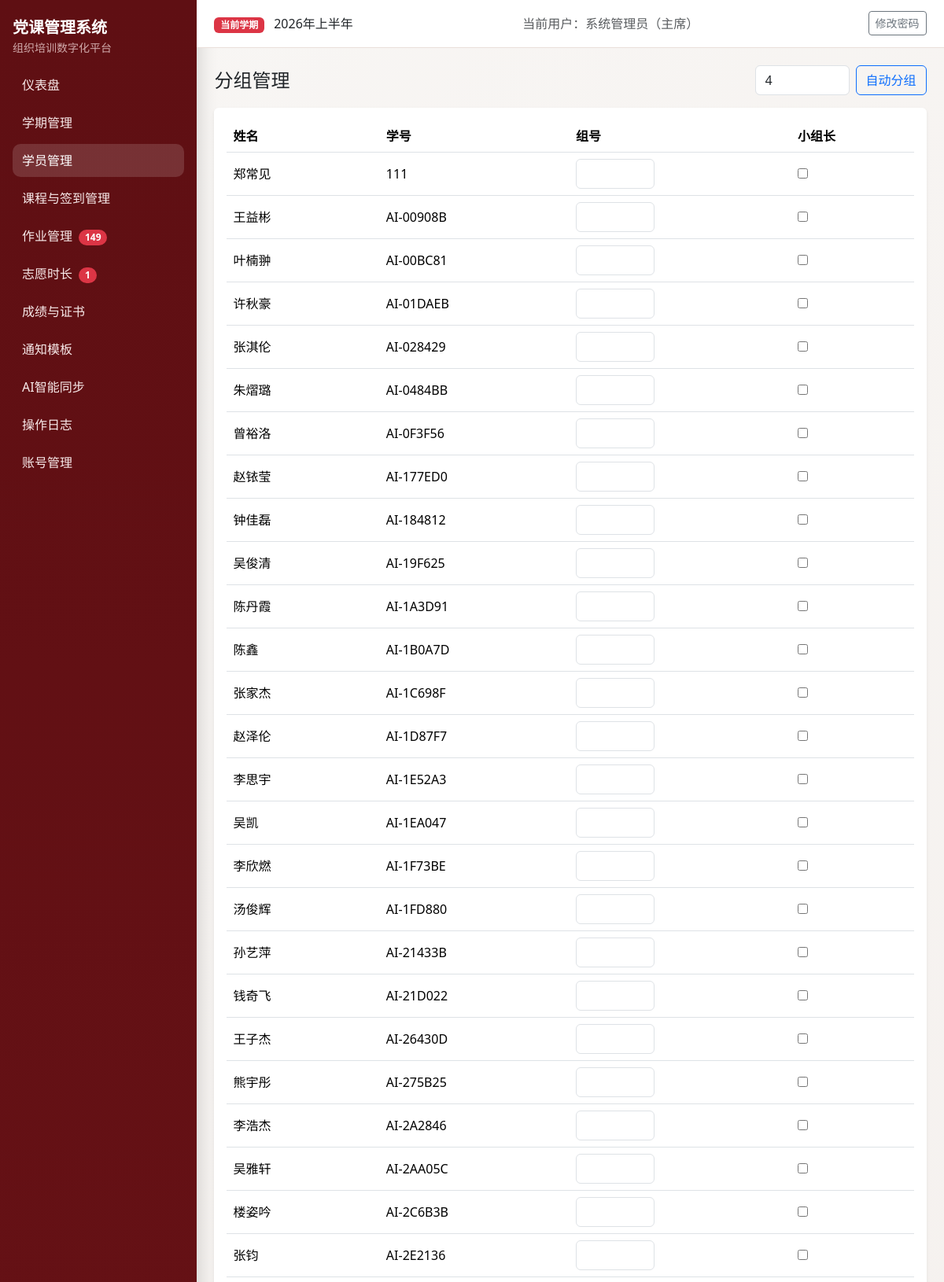
The app's page /students/grouping (signed in, upper part) with its own data.
### models.py (models this page shows, shortened)
class Semester(db.Model):
    __tablename__ = "semesters"
    id = db.Column(db.Integer, primary_key=True)
    name = db.Column(db.String(100), nullable=False)
    period_code = db.Column(db.String(20), nullable=True)
    period_positive = db.Column(db.String(20), nullable=True)
    period_development = db.Column(db.String(20), nullable=True)
    period_probationary = db.Column(db.String(20), nullable=True)
    year = db.Column(db.Integer, nullable=False)
    status = db.Column(db.String(20), nullable=False, default="active")
    exam_weight = db.Column(db.Integer, nullable=False, default=40)
    attendance_weight = db.Column(db.Integer, nullable=False, default=30)
    assignment_weight = db.Column(db.Integer, nullable=False, default=20)
    volunteer_weight = db.Column(db.Integer, nullable=False, default=10)
    pass_threshold = db.Column(db.Float, nullable=False, default=60.0)
    volunteer_target_hours = db.Column(db.Float, nullable=False, default=0.0)
    min_attendance_sessions = db.Column(db.Integer, nullable=False, default=2)
    created_at = db.Column(db.DateTime, default=datetime.utcnow, nullable=False)
    students = db.relationship("Student", back_populates="semester", cascade="all, delete-orphan")
    course_sessions = db.relationship("CourseSession", back_populates="semester", cascade="all, delete-orphan")
    assignments = db.relationship("Assignment", back_populates="semester", cascade="all, delete-orphan")
    volunteer_records = db.relationship(
        "VolunteerRecord", back_populates="semester", cascade="all, delete-orphan"
    )
    exam_records = db.relationship("ExamRecord", back_populates="semester", cascade="all, delete-orphan")
    final_scores = db.relationship("FinalScore", back_populates="semester", cascade="all, delete-orphan")

class User(UserMixin, db.Model):
    __tablename__ = "users"
    id = db.Column(db.Integer, primary_key=True)
    username = db.Column(db.String(80), unique=True, nullable=False, index=True)
    password_hash = db.Column(db.String(255), nullable=False)
    role = db.Column(db.String(20), nullable=False, default="staff")
    real_name = db.Column(db.String(80), nullable=True)
    created_at = db.Column(db.DateTime, default=datetime.utcnow, nullable=False)

class Student(db.Model):
    __tablename__ = "students"
    __table_args__ = (
        db.UniqueConstraint("semester_id", "student_id", "stage", name="uq_student_semester_student_stage"),
    )
    id = db.Column(db.Integer, primary_key=True)
    semester_id = db.Column(db.Integer, db.ForeignKey("semesters.id"), nullable=False, index=True)
    name = db.Column(db.String(80), nullable=False)
    student_id = db.Column(db.String(50), nullable=False)
    department = db.Column(db.String(120), nullable=True)
    stage = db.Column(db.String(20), nullable=False)
    contact = db.Column(db.String(120), nullable=True)
    group_number = db.Column(db.Integer, nullable=True)
    is_group_leader = db.Column(db.Boolean, nullable=False, default=False)
    status = db.Column(db.String(20), nullable=False, default="在读")
    disqualified_reason = db.Column(db.String(255), nullable=True)
    semester = db.relationship("Semester", back_populates="students")
    attendances = db.relationship("Attendance", back_populates="student", cascade="all, delete-orphan")
    assignments = db.relationship("Assignment", back_populates="student", cascade="all, delete-orphan")
    volunteer_records = db.relationship(
        "VolunteerRecord", back_populates="student", cascade="all, delete-orphan"
    )
    exam_records = db.relationship("ExamRecord", back_populates="student", cascade="all, delete-orphan")
    final_scores = db.relationship("FinalScore", back_populates="student", cascade="all, delete-orphan")

### blueprints/students.py (the view, shortened to what this page needs)
@students_bp.route("/grouping", methods=["GET", "POST"])
@login_required
def grouping():
	semester = _require_semester_redirect()
	if semester is None:
		return redirect(url_for("semester_bp.list_semesters"))
	students = Student.query.filter_by(semester_id=semester.id).order_by(Student.student_id.asc()).all()
	return render_template("students/grouping.html", students=students)

### authz.py (called while the page is built)
def normalize_role(role: str | None) -> str:
    value = (role or "staff").strip().lower()
    if value not in ROLE_LABELS:
        return "staff"
    return value

def role_label(role: str | None) -> str:
    return ROLE_LABELS.get(normalize_role(role), "干事")

def can_view_logs(role: str | None) -> bool:
    return normalize_role(role) in {"admin", "minister"}

def can_manage_accounts(role: str | None) -> bool:
    return normalize_role(role) == "admin"

def can_edit_notification_templates(role: str | None) -> bool:
    return normalize_role(role) in {"admin", "minister"}

### blueprints/students.py (called while the page is built)
def get_current_semester():
	return Semester.query.filter_by(status="active").order_by(Semester.id.desc()).first()

def _require_semester_redirect():
	semester = get_current_semester()
	if not semester:
		flash("请先在学期管理中激活一个学期。", "warning")
		return None
	return semester

### templates/students/grouping.html (shortened to what this page needs)
{% extends "base.html" %}
{% block content %}
<div class="d-flex justify-content-between align-items-center mb-3">
  <h1 class="h4 mb-0">分组管理</h1>
  <form method="post" class="d-flex gap-2 align-items-center">
    <input class="form-control" style="width:120px" name="group_count" type="number" min="1" value="4">
    <button class="btn btn-outline-primary">自动分组</button>
  </form>
</div>
<form method="post" class="card border-0 shadow-sm">
  <div class="card-body table-responsive">
    <table class="table align-middle">
      <thead><tr><th>姓名</th><th>学号</th><th>组号</th><th>小组长</th></tr></thead>
      <tbody>
        {% for s in students %}
        <tr>
          <td>{{ s.name }}</td>
          <td>{{ s.student_id }}</td>
          <td><input class="form-control" style="width:100px" type="number" min="1" name="group_{{ s.id }}" value="{{ s.group_number or '' }}"></td>
          <td><input type="checkbox" name="leader_{{ s.id }}" {% if s.is_group_leader %}checked{% endif %}></td>
        </tr>
        {% endfor %}
      </tbody>
    </table>
  </div>
</form>
{% endblock %}

### templates/base.html (shortened to what this page needs)
<!doctype html>
<html lang="zh-CN">
<head>
  <link href="https://cdn.jsdelivr.net/npm/bootstrap@5.3.3/dist/css/bootstrap.min.css" rel="stylesheet">
</head>
<body>
  {% if current_user.is_authenticated %}
  {% set endpoint = request.endpoint or '' %}
  {% set bp = request.blueprint or '' %}
  <div class="layout">
    <aside class="sidebar d-flex flex-column">
      <div class="mb-3">
        <div class="fw-bold fs-5 text-white">党课管理系统</div>
        <div class="small opacity-75">组织培训数字化平台</div>
      </div>
      <nav class="nav flex-column mb-3">
        <a class="nav-link {% if endpoint == 'auth_bp.dashboard' %}active{% endif %}" href="{{ url_for('auth_bp.dashboard') }}">仪表盘</a>
        <a class="nav-link {% if bp == 'semester_bp' %}active{% endif %}" href="{{ url_for('semester_bp.list_semesters') }}">学期管理</a>
        <a class="nav-link {% if bp == 'students_bp' %}active{% endif %}" href="{{ url_for('students_bp.list_students') }}">学员管理</a>
        <a class="nav-link {% if bp in ['courses_bp', 'attendance_bp'] %}active{% endif %}" href="{{ url_for('courses_bp.list_courses') }}">课程与签到管理</a>
        <a class="nav-link {% if bp == 'assignments_bp' %}active{% endif %}" href="{{ url_for('assignments_bp.assignments_overview') }}">作业管理
          {% if pending_assignment_students > 0 %}
            <span class="badge rounded-pill text-bg-danger ms-1">{{ pending_assignment_students }}</span>
          {% endif %}
        </a>
        <a class="nav-link {% if bp == 'volunteers_bp' %}active{% endif %}" href="{{ url_for('volunteers_bp.volunteer_overview') }}">志愿时长
          {% if pending_volunteer_records > 0 %}
            <span class="badge rounded-pill text-bg-danger ms-1">{{ pending_volunteer_records }}</span>
          {% endif %}
        </a>
        <a class="nav-link {% if bp == 'scores_bp' %}active{% endif %}" href="{{ url_for('scores_bp.result_overview') }}">成绩与证书</a>
        <a class="nav-link {% if bp == 'notifications_bp' %}active{% endif %}" href="{{ url_for('notifications_bp.template_list') }}">通知模板</a>
        <a class="nav-link {% if bp == 'ai_tools_bp' %}active{% endif %}" href="{{ url_for('ai_tools_bp.index') }}">AI智能同步</a>
        {% if can_view_logs %}
        <a class="nav-link {% if endpoint == 'auth_bp.operation_logs' %}active{% endif %}" href="{{ url_for('auth_bp.operation_logs') }}">操作日志</a>
        {% endif %}
        {% if can_manage_accounts %}
        <a class="nav-link {% if endpoint == 'auth_bp.account_list' %}active{% endif %}" href="{{ url_for('auth_bp.account_list') }}">账号管理</a>
        {% endif %}
      </nav>
    </aside>
    <div class="content-wrap">
      <header class="topbar">
        <div>
          <span class="badge text-bg-danger">当前学期</span>
          <span class="ms-2">{{ current_semester.name if current_semester else '未设置激活学期' }}</span>
        </div>
        <div class="text-muted">当前用户：{{ current_user.real_name or current_user.username }}（{{ current_user_role_label }}）</div>
        <div>
          <a class="btn btn-sm btn-outline-secondary" href="{{ url_for('auth_bp.change_password') }}">修改密码</a>
        </div>
      </header>
      <main class="page-content">
        {% block content %}{% endblock %}
      </main>
    </div>
  </div>
  {% else %}
    {% block auth_content %}{% endblock %}
  {% endif %}
</body>
</html>

### templates/base.html (style rules this page uses)
:root { --pc-primary: #9f1d22; --pc-primary-dark: #7f1519; --pc-sidebar-bg: #5f0f13; --pc-sidebar-text: #f6dddd; --pc-bg: #f8f6f4; --pc-card: #ffffff; }
body { background: linear-gradient(135deg, #f8f6f4 0%, #efe7e3 100%); min-height: 100vh; }
.layout { display: flex; min-height: 100vh; }
.sidebar { width: 250px; background: linear-gradient(180deg, var(--pc-sidebar-bg), #7d181d); color: var(--pc-sidebar-text); position: fixed; top: 0; left: 0; bottom: 0; padding: 1.25rem 1rem; box-shadow: 6px 0 20px rgba(0, 0, 0, 0.12); }
.sidebar .nav-link { color: #f8eaea; border-radius: 10px; margin-bottom: 0.4rem; padding: 0.55rem 0.75rem; }
.sidebar .nav-link.active, .sidebar .nav-link:hover { background: rgba(255, 255, 255, 0.14); color: #fff; }
.content-wrap { margin-left: 250px; width: calc(100% - 250px); }
.topbar { background: var(--pc-card); border-bottom: 1px solid #eadfda; padding: 0.9rem 1.4rem; display: flex; justify-content: space-between; align-items: center; position: sticky; top: 0; z-index: 5; }
.page-content { padding: 1.4rem; }

### records on screen
Semester: name "2026年上半年"
User: real_name "系统管理员"
Student: name "郑常见", student_id "111"
Student: name "王益彬", student_id "AI-00908B"
Student: name "叶楠翀", student_id "AI-00BC81"
Student: name "许秋豪", student_id "AI-01DAEB"
Student: name "张淇伦", student_id "AI-028429"
Student: name "朱熠璐", student_id "AI-0484BB"
Student: name "曾裕洛", student_id "AI-0F3F56"
Student: name "赵铱莹", student_id "AI-177ED0"
Student: name "钟佳磊", student_id "AI-184812"
Student: name "吴俊清", student_id "AI-19F625"
Student: name "陈丹霞", student_id "AI-1A3D91"
Student: name "陈鑫", student_id "AI-1B0A7D"
Student: name "张家杰", student_id "AI-1C698F"
Student: name "赵泽伦", student_id "AI-1D87F7"
Student: name "李思宇", student_id "AI-1E52A3"
Student: name "吴凯", student_id "AI-1EA047"
Student: name "李欣燃", student_id "AI-1F73BE"
Student: name "汤俊辉", student_id "AI-1FD880"
Student: name "孙艺萍", student_id "AI-21433B"
Student: name "钱奇飞", student_id "AI-21D022"
Student: name "王子杰", student_id "AI-26430D"
Student: name "熊宇彤", student_id "AI-275B25"
Student: name "李浩杰", student_id "AI-2A2846"
Student: name "吴雅轩", student_id "AI-2AA05C"
Student: name "楼姿吟", student_id "AI-2C6B3B"
Student: name "张钧", student_id "AI-2E2136"

### other values on screen
{{ pending_assignment_students }} "149"
{{ pending_volunteer_records }} "1"
{{ current_user_role_label }} "主席"
